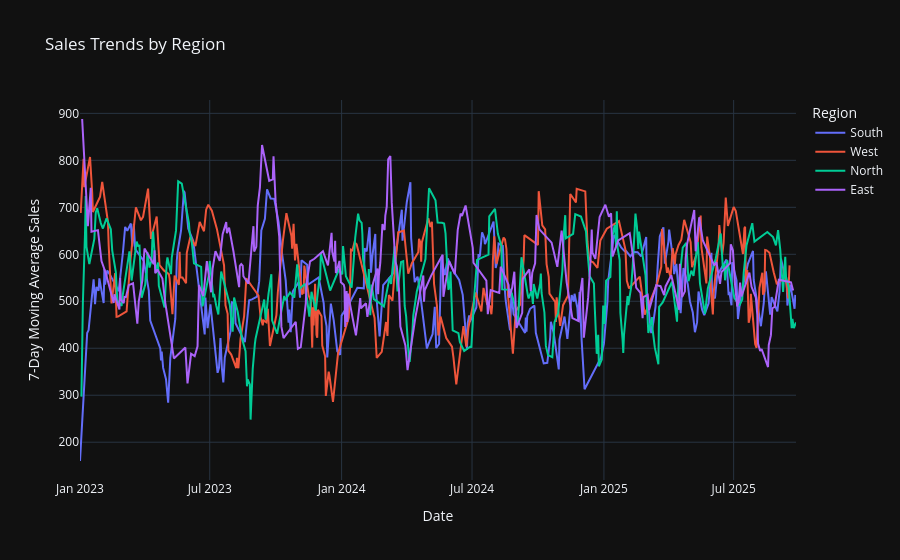

Notebook cell for this chart:
### Code cell
# Add a dark mode theme
response = agent.process_message("can you make the plot have a dark mode sort of theme?")
fig = agent.get_figure()
fig.show()

### Figure 1 — Plotly figure (JSON) as saved in the notebook; plotly's stock layout.template omitted (floating-point values rounded to 4 significant figures; data arrays with more than 128 entries replaced by an {"elided": "..."} marker saying what was removed)
{"data": [{"hovertemplate": "Region=South<br>Date=%{x}<br>7-Day Moving Average Sales=%{y}<extra></extra>", "legendgroup": "South", "line": {"color": "#636efa", "dash": "solid"}, "marker": {"symbol": "circle"}, "mode": "lines", "name": "South", "orientation": "v", "showlegend": true, "type": "scatter", "x": {"elided": "249 str values"}, "xaxis": "x", "y": {"elided": "249 float values"}, "yaxis": "y"}, {"hovertemplate": "Region=West<br>Date=%{x}<br>7-Day Moving Average Sales=%{y}<extra></extra>", "legendgroup": "West", "line": {"color": "#EF553B", "dash": "solid"}, "marker": {"symbol": "circle"}, "mode": "lines", "name": "West", "orientation": "v", "showlegend": true, "type": "scatter", "x": {"elided": "249 str values"}, "xaxis": "x", "y": {"elided": "249 float values"}, "yaxis": "y"}, {"hovertemplate": "Region=North<br>Date=%{x}<br>7-Day Moving Average Sales=%{y}<extra></extra>", "legendgroup": "North", "line": {"color": "#00cc96", "dash": "solid"}, "marker": {"symbol": "circle"}, "mode": "lines", "name": "North", "orientation": "v", "showlegend": true, "type": "scatter", "x": {"elided": "273 str values"}, "xaxis": "x", "y": {"elided": "273 float values"}, "yaxis": "y"}, {"hovertemplate": "Region=East<br>Date=%{x}<br>7-Day Moving Average Sales=%{y}<extra></extra>", "legendgroup": "East", "line": {"color": "#ab63fa", "dash": "solid"}, "marker": {"symbol": "circle"}, "mode": "lines", "name": "East", "orientation": "v", "showlegend": true, "type": "scatter", "x": {"elided": "229 str values"}, "xaxis": "x", "y": {"elided": "229 float values"}, "yaxis": "y"}], "layout": {"legend": {"title": {"text": "Region"}, "tracegroupgap": 0}, "title": {"text": "Sales Trends by Region"}, "xaxis": {"anchor": "y", "domain": [0.0, 1.0], "title": {"text": "Date"}}, "yaxis": {"anchor": "x", "domain": [0.0, 1.0], "title": {"text": "7-Day Moving Average Sales"}}}}
